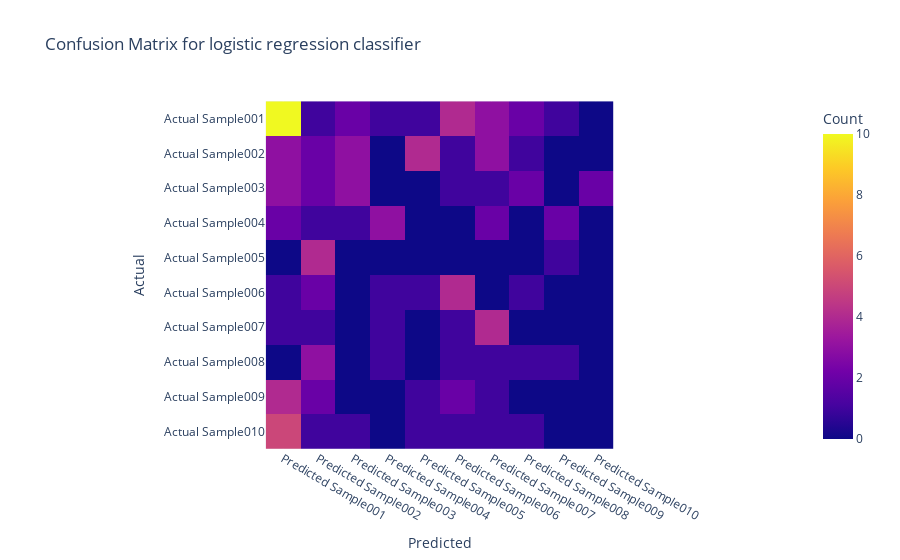

This figure's notebook cell:
### Code cell
from sklearn.metrics import confusion_matrix

confusion_matrix(y_test, y_pred)

import plotly.express as px

fig = px.imshow(confusion_matrix(y_test, y_pred),
                labels=dict(x='Predicted', y='Actual', color='Count'),
                x=[f'Predicted {label}' for label in folder_labels],
                y=[f'Actual {label}' for label in folder_labels],
                title='Confusion Matrix for logistic regression classifier')

fig.show()

### Figure 1 — Plotly figure (JSON) as saved in the notebook; plotly's stock layout.template omitted (floating-point values rounded to 4 significant figures)
{"data": [{"coloraxis": "coloraxis", "hovertemplate": "Predicted: %{x}<br>Actual: %{y}<br>Count: %{z}<extra></extra>", "name": "0", "type": "heatmap", "x": ["Predicted Sample001", "Predicted Sample002", "Predicted Sample003", "Predicted Sample004", "Predicted Sample005", "Predicted Sample006", "Predicted Sample007", "Predicted Sample008", "Predicted Sample009", "Predicted Sample010"], "xaxis": "x", "y": ["Actual Sample001", "Actual Sample002", "Actual Sample003", "Actual Sample004", "Actual Sample005", "Actual Sample006", "Actual Sample007", "Actual Sample008", "Actual Sample009", "Actual Sample010"], "yaxis": "y", "z": [[10, 1, 2, 1, 1, 4, 3, 2, 1, 0], [3, 2, 3, 0, 4, 1, 3, 1, 0, 0], [3, 2, 3, 0, 0, 1, 1, 2, 0, 2], [2, 1, 1, 3, 0, 0, 2, 0, 2, 0], [0, 4, 0, 0, 0, 0, 0, 0, 1, 0], [1, 2, 0, 1, 1, 4, 0, 1, 0, 0], [1, 1, 0, 1, 0, 1, 4, 0, 0, 0], [0, 3, 0, 1, 0, 1, 1, 1, 1, 0], [4, 2, 0, 0, 1, 2, 1, 0, 0, 0], [5, 1, 1, 0, 1, 1, 1, 1, 0, 0]]}], "layout": {"coloraxis": {"colorbar": {"title": {"text": "Count"}}, "colorscale": [[0, "#0d0887"], [0.1111, "#46039f"], [0.2222, "#7201a8"], [0.3333, "#9c179e"], [0.4444, "#bd3786"], [0.5556, "#d8576b"], [0.6667, "#ed7953"], [0.7778, "#fb9f3a"], [0.8889, "#fdca26"], [1, "#f0f921"]]}, "title": {"text": "Confusion Matrix for logistic regression classifier"}, "xaxis": {"anchor": "y", "constrain": "domain", "domain": [0, 1], "scaleanchor": "y", "title": {"text": "Predicted"}}, "yaxis": {"anchor": "x", "autorange": "reversed", "constrain": "domain", "domain": [0, 1], "title": {"text": "Actual"}}}}
